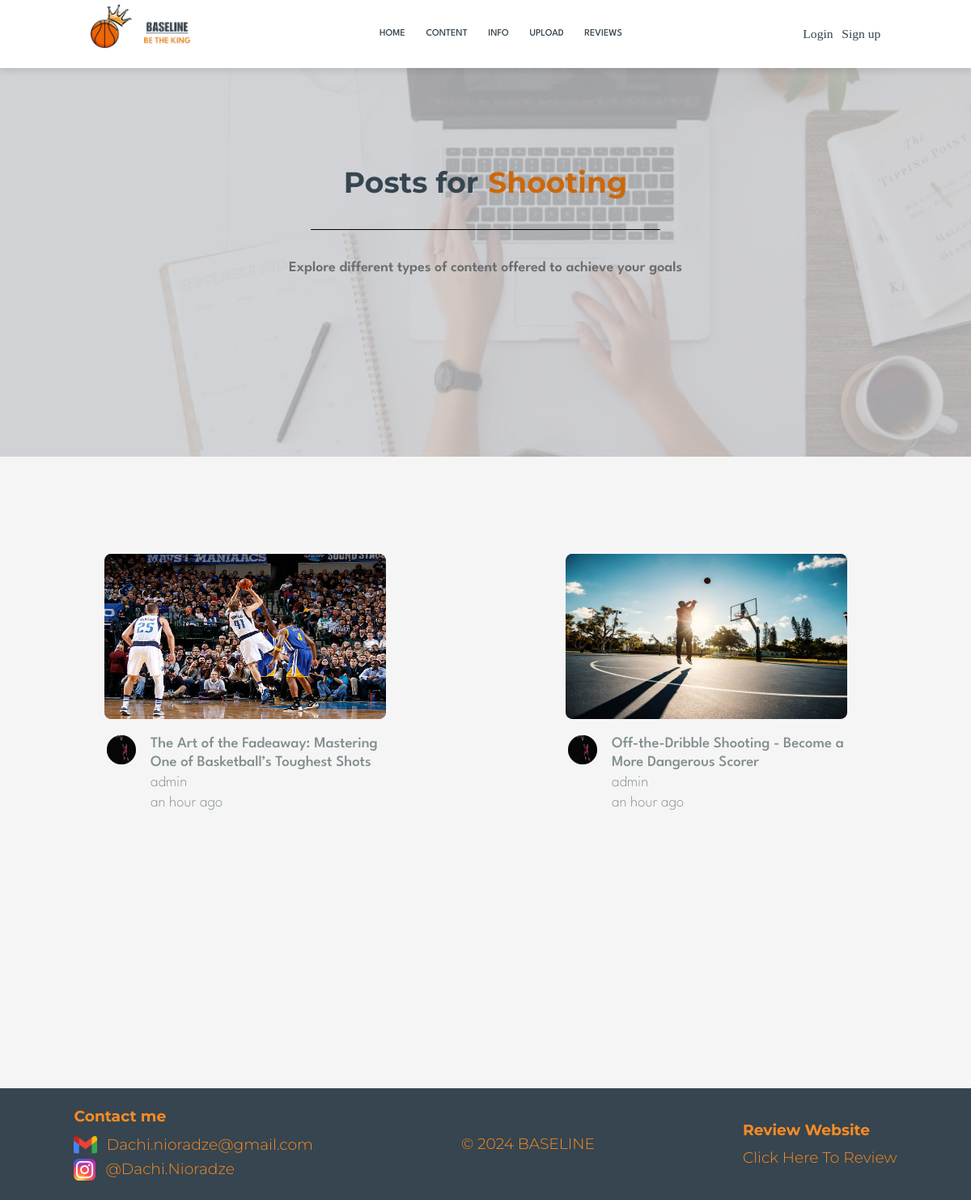
Screenshot of /filter/Shooting with the database file from the repository.
### models.py (models this page shows)
class Post(db.Model):
    __tablename__ = "posts"
    id = db.Column(db.Integer(), primary_key=True)
    image_path = db.Column(db.String())
    title = db.Column(db.String())
    description = db.Column(db.String())
    target = db.Column(db.String())
    author = db.Column(db.String())
    author_profile = db.Column(db.String())
    created_at = db.Column(db.DateTime, default=datetime.utcnow)
    edited_at = db.Column(db.DateTime, default=datetime.utcnow, onupdate=datetime.utcnow)

### routes.py (the view)
@app.route("/filter/<goal>")
def filtered_products(goal):
    posts = Post.query.filter_by(target=goal).all()
    for post in posts:
        post.time_ago = humanize.naturaltime(datetime.utcnow() - post.created_at)
        post.edited_time_ago = humanize.naturaltime(datetime.utcnow() - post.edited_at) if post.edited_at else 'Not Edited'
    return render_template("filtered_posts.html", posts=posts, goal=goal)

### templates/filtered_posts.html (shortened to what this page needs)
{% extends "base.html" %}
{% block content %}
<div id="content_box">
    <div class="white_box"></div>
    <div class="two">
        <div class="welcome_text">
            <h1>Posts for</h1>
            <h1 style="color:#cc680c; margin-left:1vw;">{{ goal }}</h1>
        </div>
        <h1 style="font-family:League Spartan; font-weight:600; font-size:1.5vw; color:#6b6e6e; margin-right:27vw; margin-left:27vw; text-align:center; margin-top:3vw;">
            Explore different types of content offered to achieve your goals
        </h1>
    </div>
</div>
<div style="display:flex; min-height:60vw; width:95vw; ">
    <div class="row" style="margin-top:5vw; justify-content:space-around; min-width:100%">
        {% if posts %}
        {% for post in posts %}
        <div class="view_post col" style="display:flex; flex-direction:column; align-items:center; margin-bottom:5vw;">
            <a href="/post/{{ post['id'] }}">
                {% if post['image_path'].endswith(('.png', '.jpg', '.jpeg', '.gif')) %}
                <img src="/static/{{post['image_path']}}"
                     style="background-color:grey; height:17vw; width:29vw; border-radius:0.7vw">
                {% elif post['image_path'].endswith(('.mp4', '.mov', '.avi', '.webm')) %}
                <video controls style="background-color:grey; height:17vw; width:29vw; border-radius:0.7vw">
                    <source src="/static/{{post['image_path']}}" type="video/mp4">
                </video>
                {% endif %}
            </a>
            <div class="inner_div">
                <div class="inner_left_side_div">
                    <div>
                        <img src="/static/{{post['author_profile']}}" style="background-color:grey; border-radius:100vw; height:3vw; width:3vw;">
                    </div>
                    <div style="margin-left:1.5vw;">
                        <h1 style="font-weight:500; margin-bottom:0.2vw;">{{ post['title'] }}</h1>
                        <h1 style="font-weight:200; margin-bottom:0.2vw;">{{ post['author'] }}</h1>
                        <h1 style="font-weight:200">{{ post.time_ago }}</h1>
                    </div>
                </div>
            </div>
        </div>
        {% endfor %}
        {% else %}
        <h1 style="font-family:League Spartan; font-weight:600; font-size:3vw; color:#6b6e6e; margin-left:30%">No posts found for this goal..</h1>
        {% endif %}
    </div>
</div>
{% endblock %}

### static/styles.css (style rules this page uses)
.welcome_text { display:flex; flex-direction:row; align-items:center; justify-content:center; margin-top:5vw; }
.welcome_text h1 { font-family:"Montserrat"; font-weight:bold; color:#36454F; font-size:3vw; margin-bottom:0; }
.upload_register_body { display:flex; flex-direction:column; justify-content:center; align-items:center; background-color:#F5F5F5; overflow-x:hidden; min-height:103.5vw; }
html { min-height:103.5vw; }
#content_box { display:flex; flex-direction:column; height:40vw; width:100vw; background-image:url("woman_working.png"); background-repeat: no-repeat; background-size:100vw 40vw; margin:0; margin-bottom:5vw; position:relative; }
.white_box { position:absolute; top: 0; left: 0; z-index: 1; height:100%; width:100%; margin:0; background-color:#c8cbcf; opacity:0.8 }
.two { z-index:2; margin-top:5vw; }
.view_post { width:29vw !important; }
.inner_div { display:flex; flex-direction:row; margin-top:1.7vw; justify-content:space-between; width:28.5vw; }
.inner_div h1 { font-size:1.56vw; font-family:'League Spartan'; color:#7F8C8D; }
.inner_left_side_div { display:flex; flex-direction:row; }

### rows the page displays
Post: image_path (picture), author_profile (picture), title "The Art of the Fadeaway: Mastering One of Basketball’s Toughest Shots", author "admin", time_ago "an hour ago"
Post: image_path (picture), author_profile (picture), title "Off-the-Dribble Shooting - Become a More Dangerous Scorer", author "admin", time_ago "an hour ago"

### other values shown
{{ goal }} "Shooting"
